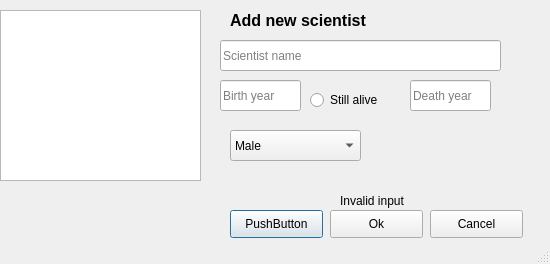
<?xml version="1.0" encoding="UTF-8"?>
<ui version="4.0">
 <class>AddScientistDialog</class>
 <widget class="QDialog" name="AddScientistDialog">
  <property name="geometry">
   <rect>
    <x>0</x>
    <y>0</y>
    <width>550</width>
    <height>264</height>
   </rect>
  </property>
  <property name="windowTitle">
   <string>Dialog</string>
  </property>
  <property name="sizeGripEnabled">
   <bool>true</bool>
  </property>
  <widget class="QPushButton" name="pushButton_3">
   <property name="geometry">
    <rect>
     <x>230</x>
     <y>210</y>
     <width>93</width>
     <height>28</height>
    </rect>
   </property>
   <property name="text">
    <string>PushButton</string>
   </property>
  </widget>
  <widget class="QLineEdit" name="InputScientistName">
   <property name="geometry">
    <rect>
     <x>220</x>
     <y>40</y>
     <width>281</width>
     <height>31</height>
    </rect>
   </property>
   <property name="text">
    <string/>
   </property>
   <property name="placeholderText">
    <string>Scientist name</string>
   </property>
  </widget>
  <widget class="QLabel" name="TitleScientistAdd">
   <property name="geometry">
    <rect>
     <x>230</x>
     <y>0</y>
     <width>231</width>
     <height>41</height>
    </rect>
   </property>
   <property name="text">
    <string>&lt;html&gt;&lt;head/&gt;&lt;body&gt;&lt;p&gt;&lt;span style=&quot; font-size:12pt; font-weight:600;&quot;&gt;Add new scientist&lt;/span&gt;&lt;/p&gt;&lt;/body&gt;&lt;/html&gt;</string>
   </property>
  </widget>
  <widget class="QLineEdit" name="InputBirthYear">
   <property name="enabled">
    <bool>true</bool>
   </property>
   <property name="geometry">
    <rect>
     <x>220</x>
     <y>80</y>
     <width>81</width>
     <height>31</height>
    </rect>
   </property>
   <property name="text">
    <string/>
   </property>
   <property name="placeholderText">
    <string>Birth year</string>
   </property>
  </widget>
  <widget class="QPushButton" name="Cancel">
   <property name="geometry">
    <rect>
     <x>430</x>
     <y>210</y>
     <width>93</width>
     <height>28</height>
    </rect>
   </property>
   <property name="text">
    <string>Cancel</string>
   </property>
  </widget>
  <widget class="QLineEdit" name="InputDeathYear">
   <property name="enabled">
    <bool>true</bool>
   </property>
   <property name="geometry">
    <rect>
     <x>410</x>
     <y>80</y>
     <width>81</width>
     <height>31</height>
    </rect>
   </property>
   <property name="text">
    <string/>
   </property>
   <property name="placeholderText">
    <string>Death year</string>
   </property>
  </widget>
  <widget class="QComboBox" name="ScientistGender">
   <property name="geometry">
    <rect>
     <x>230</x>
     <y>130</y>
     <width>131</width>
     <height>31</height>
    </rect>
   </property>
   <item>
    <property name="text">
     <string>Male</string>
    </property>
   </item>
   <item>
    <property name="text">
     <string>Female</string>
    </property>
   </item>
  </widget>
  <widget class="QGraphicsView" name="addScientistPicture">
   <property name="geometry">
    <rect>
     <x>0</x>
     <y>10</y>
     <width>201</width>
     <height>171</height>
    </rect>
   </property>
  </widget>
  <widget class="QPushButton" name="S_add_ok">
   <property name="geometry">
    <rect>
     <x>330</x>
     <y>210</y>
     <width>93</width>
     <height>28</height>
    </rect>
   </property>
   <property name="text">
    <string>Ok</string>
   </property>
  </widget>
  <widget class="QRadioButton" name="RadioStillAlive">
   <property name="geometry">
    <rect>
     <x>310</x>
     <y>90</y>
     <width>95</width>
     <height>20</height>
    </rect>
   </property>
   <property name="text">
    <string>Still alive</string>
   </property>
  </widget>
  <widget class="QLabel" name="InvalidInput">
   <property name="enabled">
    <bool>true</bool>
   </property>
   <property name="geometry">
    <rect>
     <x>340</x>
     <y>190</y>
     <width>101</width>
     <height>21</height>
    </rect>
   </property>
   <property name="text">
    <string>Invalid input</string>
   </property>
  </widget>
 </widget>
 <resources/>
 <connections/>
</ui>
